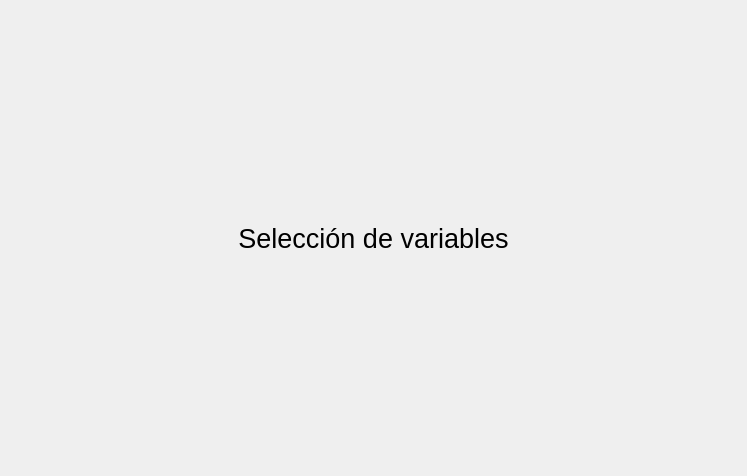
<?xml version="1.0" encoding="UTF-8"?>
<ui version="4.0">
 <class>Form</class>
 <widget class="QWidget" name="Form">
  <property name="geometry">
   <rect>
    <x>0</x>
    <y>0</y>
    <width>747</width>
    <height>476</height>
   </rect>
  </property>
  <property name="windowTitle">
   <string>Form</string>
  </property>
  <layout class="QGridLayout" name="gridLayout">
   <item row="0" column="0">
    <widget class="QLabel" name="label">
     <property name="font">
      <font>
       <pointsize>20</pointsize>
      </font>
     </property>
     <property name="text">
      <string>Selección de variables</string>
     </property>
     <property name="alignment">
      <set>Qt::AlignCenter</set>
     </property>
    </widget>
   </item>
  </layout>
 </widget>
 <resources/>
 <connections/>
</ui>
